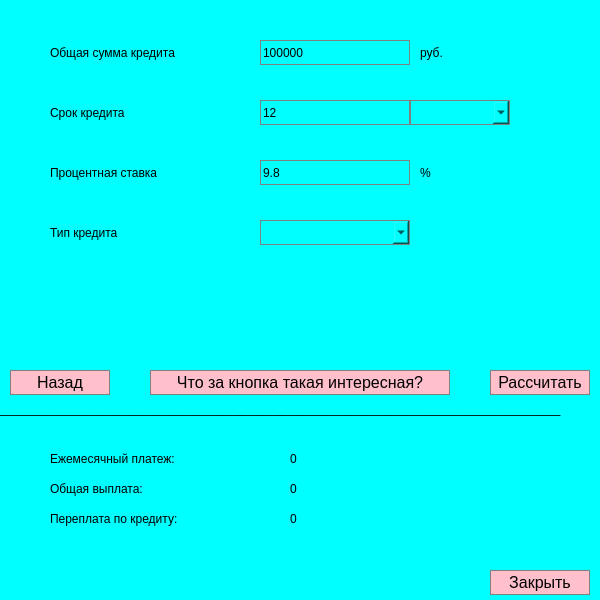
<?xml version="1.0" encoding="UTF-8"?>
<ui version="4.0">
 <class>CreditWindow</class>
 <widget class="QWidget" name="CreditWindow">
  <property name="geometry">
   <rect>
    <x>0</x>
    <y>0</y>
    <width>600</width>
    <height>600</height>
   </rect>
  </property>
  <property name="windowTitle">
   <string>Form</string>
  </property>
  <property name="styleSheet">
   <string notr="true">QWidget {
	background-color: #00FFFF;
}

</string>
  </property>
  <widget class="QPushButton" name="pushButton_back">
   <property name="geometry">
    <rect>
     <x>10</x>
     <y>370</y>
     <width>100</width>
     <height>25</height>
    </rect>
   </property>
   <property name="styleSheet">
    <string notr="true">QPushButton {
	background-color: #FFC0CB;
	color: black;
	border: 1px solid gray;
	font-size: 16px;
}

QPushButton:pressed {
	background-color: qlineargradient(x1: 0, y1: 0, x2: 0, y2: 1, stop: 0 #DB7093, stop: 1 #FFC0CB);
}</string>
   </property>
   <property name="text">
    <string>Назад</string>
   </property>
  </widget>
  <widget class="QPushButton" name="pushButton_about">
   <property name="geometry">
    <rect>
     <x>150</x>
     <y>370</y>
     <width>300</width>
     <height>25</height>
    </rect>
   </property>
   <property name="styleSheet">
    <string notr="true">QPushButton {
	background-color: #FFC0CB;
	color: black;
	border: 1px solid gray;
	font-size: 16px;
}

QPushButton:pressed {
	background-color: qlineargradient(x1: 0, y1: 0, x2: 0, y2: 1, stop: 0 #DB7093, stop: 1 #FFC0CB);
}</string>
   </property>
   <property name="text">
    <string>Что за кнопка такая интересная?</string>
   </property>
  </widget>
  <widget class="QPushButton" name="pushButton_calculate_credit">
   <property name="geometry">
    <rect>
     <x>490</x>
     <y>370</y>
     <width>100</width>
     <height>25</height>
    </rect>
   </property>
   <property name="styleSheet">
    <string notr="true">QPushButton {
	background-color: #FFC0CB;
	color: black;
	border: 1px solid gray;
	font-size: 16px;
}

QPushButton:pressed {
	background-color: qlineargradient(x1: 0, y1: 0, x2: 0, y2: 1, stop: 0 #DB7093, stop: 1 #FFC0CB);
}</string>
   </property>
   <property name="text">
    <string>Рассчитать</string>
   </property>
  </widget>
  <widget class="QLabel" name="label_money">
   <property name="geometry">
    <rect>
     <x>50</x>
     <y>40</y>
     <width>160</width>
     <height>25</height>
    </rect>
   </property>
   <property name="styleSheet">
    <string notr="true">QLabel {
	color: black;
}</string>
   </property>
   <property name="text">
    <string>Общая сумма кредита</string>
   </property>
  </widget>
  <widget class="QLabel" name="label_time_r">
   <property name="geometry">
    <rect>
     <x>50</x>
     <y>100</y>
     <width>130</width>
     <height>25</height>
    </rect>
   </property>
   <property name="styleSheet">
    <string notr="true">QLabel {
	color: black;
}</string>
   </property>
   <property name="text">
    <string>Срок кредита</string>
   </property>
  </widget>
  <widget class="QLabel" name="label_percent">
   <property name="geometry">
    <rect>
     <x>50</x>
     <y>160</y>
     <width>140</width>
     <height>25</height>
    </rect>
   </property>
   <property name="styleSheet">
    <string notr="true">QLabel {
	color: black;
}</string>
   </property>
   <property name="text">
    <string>Процентная ставка</string>
   </property>
  </widget>
  <widget class="QLabel" name="label_rate_of_payment">
   <property name="geometry">
    <rect>
     <x>50</x>
     <y>220</y>
     <width>170</width>
     <height>25</height>
    </rect>
   </property>
   <property name="styleSheet">
    <string notr="true">QLabel {
	color: black;
}</string>
   </property>
   <property name="text">
    <string>Тип кредита</string>
   </property>
  </widget>
  <widget class="QLineEdit" name="lineEdit_credit_money">
   <property name="geometry">
    <rect>
     <x>260</x>
     <y>40</y>
     <width>150</width>
     <height>25</height>
    </rect>
   </property>
   <property name="styleSheet">
    <string notr="true">QLineEdit {
	color: black;
	border: 1px solid gray;
}</string>
   </property>
   <property name="text">
    <string>100000</string>
   </property>
  </widget>
  <widget class="QLineEdit" name="lineEdit_time_replament">
   <property name="geometry">
    <rect>
     <x>260</x>
     <y>100</y>
     <width>150</width>
     <height>25</height>
    </rect>
   </property>
   <property name="styleSheet">
    <string notr="true">QLineEdit {
	color: black;
	border: 1px solid gray;
}</string>
   </property>
   <property name="text">
    <string>12</string>
   </property>
  </widget>
  <widget class="QLineEdit" name="lineEdit_rate_of_exchange">
   <property name="geometry">
    <rect>
     <x>260</x>
     <y>160</y>
     <width>150</width>
     <height>25</height>
    </rect>
   </property>
   <property name="styleSheet">
    <string notr="true">QLineEdit {
	color: black;
	border: 1px solid gray;
}</string>
   </property>
   <property name="text">
    <string>9.8</string>
   </property>
  </widget>
  <widget class="QComboBox" name="comboBox_time">
   <property name="geometry">
    <rect>
     <x>410</x>
     <y>100</y>
     <width>100</width>
     <height>25</height>
    </rect>
   </property>
   <property name="styleSheet">
    <string notr="true">QComboBox {
	color: black;
	border: 1px solid gray;
}</string>
   </property>
  </widget>
  <widget class="QComboBox" name="comboBox_credit_type">
   <property name="geometry">
    <rect>
     <x>260</x>
     <y>220</y>
     <width>150</width>
     <height>25</height>
    </rect>
   </property>
   <property name="styleSheet">
    <string notr="true">QComboBox {
	color: black;
	border: 1px solid gray;
}</string>
   </property>
  </widget>
  <widget class="QLabel" name="label_7">
   <property name="geometry">
    <rect>
     <x>420</x>
     <y>160</y>
     <width>20</width>
     <height>25</height>
    </rect>
   </property>
   <property name="styleSheet">
    <string notr="true">QLabel {
	color: black;
}</string>
   </property>
   <property name="text">
    <string>%</string>
   </property>
  </widget>
  <widget class="QLabel" name="label_8">
   <property name="geometry">
    <rect>
     <x>420</x>
     <y>40</y>
     <width>30</width>
     <height>25</height>
    </rect>
   </property>
   <property name="styleSheet">
    <string notr="true">QLabel {
	color: black;
}</string>
   </property>
   <property name="text">
    <string>руб.</string>
   </property>
  </widget>
  <widget class="QPushButton" name="pushButton_close">
   <property name="geometry">
    <rect>
     <x>490</x>
     <y>570</y>
     <width>100</width>
     <height>25</height>
    </rect>
   </property>
   <property name="styleSheet">
    <string notr="true">QPushButton {
	background-color: #FFC0CB;
	color: black;
	border: 1px solid gray;
	font-size: 16px;
}

QPushButton:pressed {
	background-color: qlineargradient(x1: 0, y1: 0, x2: 0, y2: 1, stop: 0 #DB7093, stop: 1 #FFC0CB);
}</string>
   </property>
   <property name="text">
    <string>Закрыть</string>
   </property>
  </widget>
  <widget class="QLabel" name="label">
   <property name="geometry">
    <rect>
     <x>0</x>
     <y>400</y>
     <width>600</width>
     <height>17</height>
    </rect>
   </property>
   <property name="styleSheet">
    <string notr="true">QLabel {
	color: black;
}</string>
   </property>
   <property name="text">
    <string>____________________________________________________________________________________</string>
   </property>
  </widget>
  <widget class="QLabel" name="label_2">
   <property name="geometry">
    <rect>
     <x>50</x>
     <y>450</y>
     <width>230</width>
     <height>17</height>
    </rect>
   </property>
   <property name="styleSheet">
    <string notr="true">QLabel {
	color: black;
}</string>
   </property>
   <property name="text">
    <string>Ежемесячный платеж:</string>
   </property>
  </widget>
  <widget class="QLabel" name="label_total_monthly_payment">
   <property name="geometry">
    <rect>
     <x>290</x>
     <y>450</y>
     <width>200</width>
     <height>17</height>
    </rect>
   </property>
   <property name="styleSheet">
    <string notr="true">QLabel {
	color: black;
}</string>
   </property>
   <property name="text">
    <string>0</string>
   </property>
  </widget>
  <widget class="QLabel" name="label_4">
   <property name="geometry">
    <rect>
     <x>50</x>
     <y>480</y>
     <width>180</width>
     <height>17</height>
    </rect>
   </property>
   <property name="styleSheet">
    <string notr="true">QLabel {
	color: black;
}</string>
   </property>
   <property name="text">
    <string>Общая выплата:</string>
   </property>
  </widget>
  <widget class="QLabel" name="label_total_payment">
   <property name="geometry">
    <rect>
     <x>290</x>
     <y>480</y>
     <width>200</width>
     <height>17</height>
    </rect>
   </property>
   <property name="styleSheet">
    <string notr="true">QLabel {
	color: black;
}</string>
   </property>
   <property name="text">
    <string>0</string>
   </property>
  </widget>
  <widget class="QLabel" name="label_6">
   <property name="geometry">
    <rect>
     <x>50</x>
     <y>510</y>
     <width>170</width>
     <height>17</height>
    </rect>
   </property>
   <property name="styleSheet">
    <string notr="true">QLabel {
	color: black;
}</string>
   </property>
   <property name="text">
    <string>Переплата по кредиту:</string>
   </property>
  </widget>
  <widget class="QLabel" name="label_total_above_payment">
   <property name="geometry">
    <rect>
     <x>290</x>
     <y>510</y>
     <width>200</width>
     <height>17</height>
    </rect>
   </property>
   <property name="styleSheet">
    <string notr="true">QLabel {
	color: black;
}</string>
   </property>
   <property name="text">
    <string>0</string>
   </property>
  </widget>
 </widget>
 <resources/>
 <connections/>
</ui>
